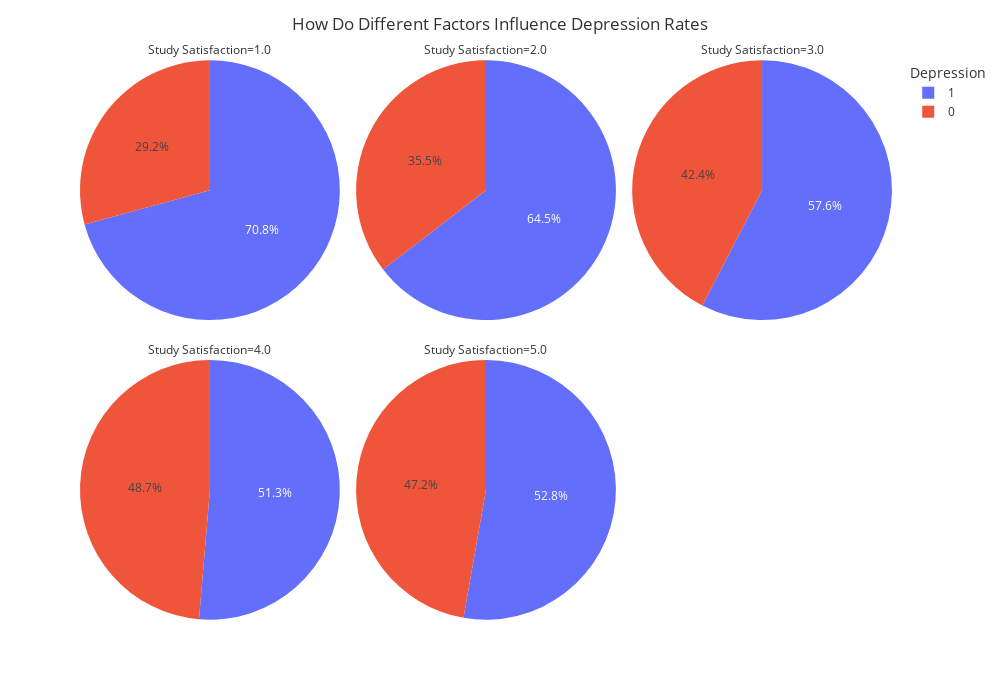

The code cell stored with this chart in its notebook:
### Markdown cell above
## Questions: 

### Questions 1: Which Variables Have the Greatest Effect on Depression

### Code cell
DF_Depression_Influence = (
DF.value_counts(subset=['Study Satisfaction', 'Depression']).reset_index(name='count').sort_values(by='Study Satisfaction', ascending=True)

)

fig = px.pie(DF_Depression_Influence, 
    values='count', 
    names = 'Depression',
    facet_col='Study Satisfaction',
    color = 'Depression',
    facet_col_wrap = 3,
)


fig.update_layout(
                  title='How Do Different Factors Influence Depression Rates',
                  template='ggplot2',
                  legend_title='Depression',
                  width=1000,
                  height=700,
                      
                      )

fig.show()

### Figure 1 — Plotly figure (JSON) as saved in the notebook; plotly's stock layout.template omitted (floating-point values rounded to 4 significant figures)
{"data": [{"customdata": [[1], [0]], "domain": {"x": [0, 0.32], "y": [0.535, 1.0]}, "hovertemplate": "Study Satisfaction=1.0<br>Depression=%{customdata[0]}<br>count=%{value}<extra></extra>", "labels": [1, 0], "legendgroup": "", "marker": {"colors": ["#636efa", "#EF553B"]}, "name": "", "showlegend": true, "type": "pie", "values": [3857, 1594]}, {"customdata": [[1], [0]], "domain": {"x": [0.34, 0.66], "y": [0.535, 1.0]}, "hovertemplate": "Study Satisfaction=2.0<br>Depression=%{customdata[0]}<br>count=%{value}<extra></extra>", "labels": [1, 0], "legendgroup": "", "marker": {"colors": ["#636efa", "#EF553B"]}, "name": "", "showlegend": true, "type": "pie", "values": [3769, 2071]}, {"customdata": [[1], [0]], "domain": {"x": [0.68, 1.0], "y": [0.535, 1.0]}, "hovertemplate": "Study Satisfaction=3.0<br>Depression=%{customdata[0]}<br>count=%{value}<extra></extra>", "labels": [1, 0], "legendgroup": "", "marker": {"colors": ["#636efa", "#EF553B"]}, "name": "", "showlegend": true, "type": "pie", "values": [3354, 2469]}, {"customdata": [[1], [0]], "domain": {"x": [0, 0.32], "y": [0, 0.465]}, "hovertemplate": "Study Satisfaction=4.0<br>Depression=%{customdata[0]}<br>count=%{value}<extra></extra>", "labels": [1, 0], "legendgroup": "", "marker": {"colors": ["#636efa", "#EF553B"]}, "name": "", "showlegend": true, "type": "pie", "values": [3265, 3095]}, {"customdata": [[0], [1]], "domain": {"x": [0.34, 0.66], "y": [0, 0.465]}, "hovertemplate": "Study Satisfaction=5.0<br>Depression=%{customdata[0]}<br>count=%{value}<extra></extra>", "labels": [0, 1], "legendgroup": "", "marker": {"colors": ["#636efa", "#EF553B"]}, "name": "", "showlegend": true, "type": "pie", "values": [2334, 2089]}], "layout": {"annotations": [{"font": {}, "showarrow": false, "text": "Study Satisfaction=4.0", "x": 0.16, "xanchor": "center", "xref": "paper", "y": 0.465, "yanchor": "bottom", "yref": "paper"}, {"font": {}, "showarrow": false, "text": "Study Satisfaction=5.0", "x": 0.5, "xanchor": "center", "xref": "paper", "y": 0.465, "yanchor": "bottom", "yref": "paper"}, {"font": {}, "showarrow": false, "text": "Study Satisfaction=1.0", "x": 0.16, "xanchor": "center", "xref": "paper", "y": 1.0, "yanchor": "bottom", "yref": "paper"}, {"font": {}, "showarrow": false, "text": "Study Satisfaction=2.0", "x": 0.5, "xanchor": "center", "xref": "paper", "y": 1.0, "yanchor": "bottom", "yref": "paper"}, {"font": {}, "showarrow": false, "text": "Study Satisfaction=3.0", "x": 0.84, "xanchor": "center", "xref": "paper", "y": 1.0, "yanchor": "bottom", "yref": "paper"}], "height": 700, "legend": {"title": {"text": "Depression"}, "tracegroupgap": 0}, "margin": {"t": 60}, "title": {"text": "How Do Different Factors Influence Depression Rates"}, "width": 1000}}
